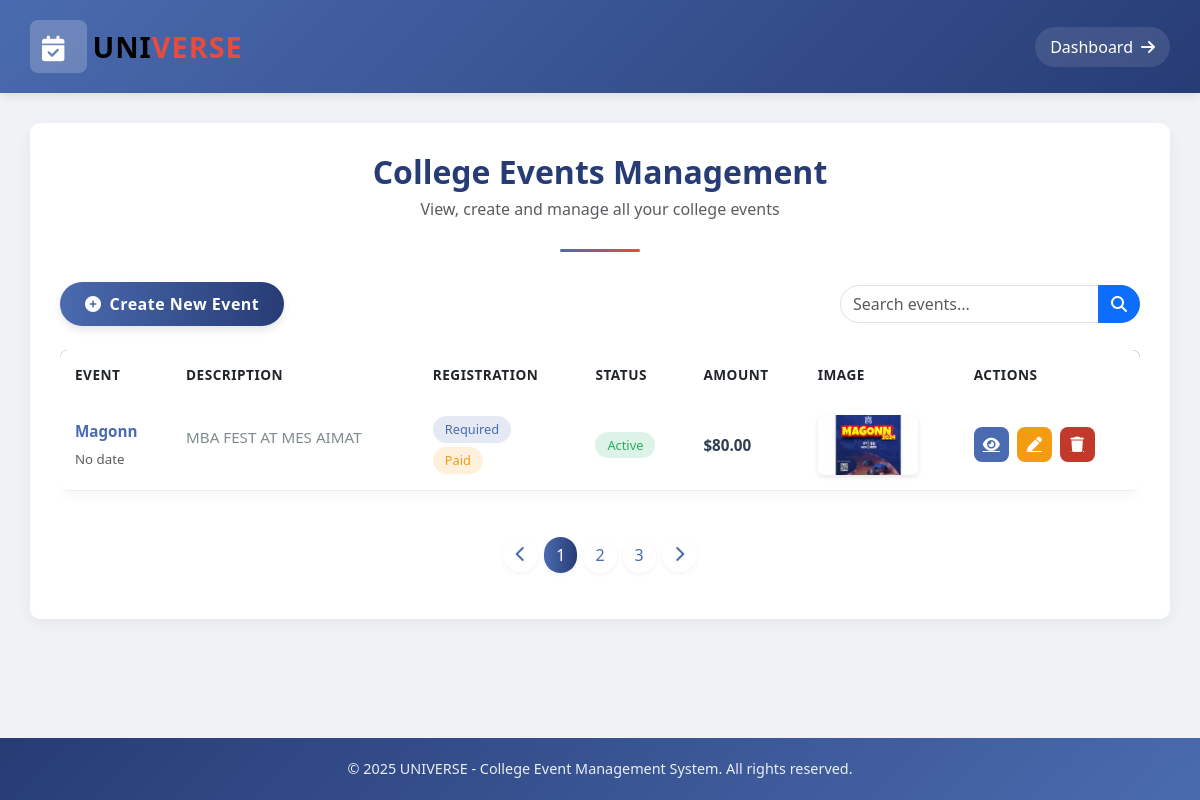
Page /College/events/ (signed in) on the committed database.
### College/models.py (models this page shows, shortened)
class Event(models.Model):
    college = models.ForeignKey(College, on_delete=models.CASCADE)  # Link to College
    title = models.CharField(max_length=200)  # Event title
    description = models.TextField()  # Event description
    created_at = models.DateTimeField(default=now)  # Timestamp of event creation
    image = models.ImageField(upload_to="events/", blank=True, null=True)  # Optional event image
    is_active = models.BooleanField(default=True)  # Whether event is active or archived
    likes = models.PositiveIntegerField(default=0)  # Number of likes on the event post
    is_registration_required = models.BooleanField(default=False)  # Whether registration is required for the event
    is_registration_free = models.BooleanField(default=True)  # Whether registration is free
    registration_fee = models.DecimalField(max_digits=10, decimal_places=2, null=True, blank=True)  # Registration Fee

### College/views.py (the view)
# urls.py: path('events/',views. college_events, name='college_events'),
def college_events(request):
    college_id = request.session.get("col")
    if not college_id:
        return redirect("Student:login")
    events = Event.objects.filter(college_id=college_id)
    return render(request, "College/College_events.html", {"events": events})

### College/templates/College/College_events.html (shortened to what this page needs)
<!DOCTYPE html>
<html lang="en">
<head>
    <link href="https://cdn.jsdelivr.net/npm/bootstrap@5.3.0-alpha1/dist/css/bootstrap.min.css" rel="stylesheet">
    <link rel="stylesheet" href="https://cdnjs.cloudflare.com/ajax/libs/font-awesome/6.0.0-beta3/css/all.min.css">
    <link rel="stylesheet" href="https://cdnjs.cloudflare.com/ajax/libs/font-awesome/6.4.0/css/all.min.css">
</head>
<body>
    <nav class="navbar">
        <div class="navbar-brand">
            <span class="navbar-logo"><i class="fas fa-calendar-check"></i></span>
            UNI<span class="logo-accent">VERSE</span>
        </div>
        <a href="{% url 'College:college_home' %}" class="home-link">
            <span>Dashboard</span>
            <i class="fas fa-arrow-right"></i>
        </a>
    </nav>
    <div class="container main-container">
        <div class="page-header">
            <h2 class="page-title">College Events Management</h2>
            <p class="text-muted">View, create and manage all your college events</p>
        </div>
        <div class="d-flex justify-content-between align-items-center mb-4">
            <a href="{% url 'College:create_event' %}" class="btn btn-create">
                <i class="fas fa-plus-circle"></i>
                Create New Event
            </a>
            <div class="input-group" style="max-width: 300px;">
                <input type="text" class="form-control" placeholder="Search events..." style="border-radius: 20px 0 0 20px;">
                <button class="btn btn-primary" style="border-radius: 0 20px 20px 0;"><i class="fas fa-search"></i></button>
            </div>
        </div>
        <div class="table-responsive">
            <table class="table events-table">
                <thead>
                    <tr>
                        <th>Event</th>
                        <th>Description</th>
                        <th>Registration</th>
                        <th>Status</th>
                        <th>Amount</th>
                        <th>Image</th>
                        <th>Actions</th>
                    </tr>
                </thead>
                <tbody>
                    {% for event in events %}
                    <tr>
                        <td>
                            <span class="event-title">{{ event.title }}</span>
                            <small class="text-muted">{{ event.date|default:"No date" }}</small>
                        </td>
                        <td>
                            <p class="event-description">{{ event.description }}</p>
                        </td>
                        <td>
                            {% if event.is_registration_required %}
                                <span class="badge badge-primary">Required</span>
                            {% else %}
                                <span class="badge badge-secondary">Not Required</span>
                            {% endif %}
                            <div class="mt-1">
                                {% if event.is_registration_free %}
                                    <span class="badge badge-success">Free</span>
                                {% else %}
                                    <span class="badge badge-warning">Paid</span>
                                {% endif %}
                            </div>
                        </td>
                        <td>
                            {% if event.is_active %}
                                <span class="badge badge-success">Active</span>
                            {% else %}
                                <span class="badge badge-secondary">Inactive</span>
                            {% endif %}
                        </td>
                        <td>
                            <span class="event-amount">
                                {% if event.is_registration_free %}
                                    Free
                                {% else %}
                                    ${{ event.registration_fee }}
                                {% endif %}
                            </span>
                        </td>
                        <td>
                            {% if event.image %}
                                <img src="{{ event.image.url }}" alt="{{ event.title }}" class="event-image">
                            {% else %}
                                <div class="text-center text-muted">
                                    <i class="fas fa-image"></i>
                                    <small>No image</small>
                                </div>
                            {% endif %}
                        </td>
                        <td>
                            <div class="btn-actions">
                                <a href="#" class="btn-action btn-view" title="View Details">
                                    <i class="fas fa-eye"></i>
                                </a>
                                <a href="{% url 'College:edit_event' event.id %}" class="btn-action btn-edit" title="Edit Event">
                                    <i class="fas fa-pen"></i>
                                </a>
                                <a href="{% url 'College:delete_event' event.id %}" class="btn-action btn-delete" title="Delete Event" onclick="return confirm('Are you sure you want to delete this event?');">
                                    <i class="fas fa-trash"></i>
                                </a>
                            </div>
                        </td>
                    </tr>
                    {% endfor %}
                </tbody>
            </table>
        </div>
        <div class="pagination-container">
            <nav aria-label="Page navigation example">
                <ul class="pagination">
                    <li class="page-item">
                        <a class="page-link" href="#" aria-label="Previous">
                            <i class="fas fa-chevron-left"></i>
                        </a>
                    </li>
                    <li class="page-item active"><a class="page-link" href="#">1</a></li>
                    <li class="page-item"><a class="page-link" href="#">2</a></li>
                    <li class="page-item"><a class="page-link" href="#">3</a></li>
                    <li class="page-item">
                        <a class="page-link" href="#" aria-label="Next">
                            <i class="fas fa-chevron-right"></i>
                        </a>
                    </li>
                </ul>
            </nav>
        </div>
    </div>
    <footer class="footer">
        <p>&copy; 2025 UNIVERSE - College Event Management System. All rights reserved.</p>
    </footer>
</body>
</html>

### College/templates/College/College_events.html (style rules this page uses)
:root { --primary: #4a6baf; --secondary: #273c75; --accent: #e74c3c; --light: #f5f6fa; --dark: #2c3e50; --success: #27ae60; --warning: #f39c12; --danger: #c0392b; }
body { font-family: 'Segoe UI', Tahoma, Geneva, Verdana, sans-serif; background-color: #f0f2f5; color: var(--dark); min-height: 100vh; display: flex; flex-direction: column; }
.navbar { background: linear-gradient(135deg, var(--primary), var(--secondary)); color: white; padding: 15px 30px; box-shadow: 0 2px 10px rgba(0, 0, 0, 0.1); }
.navbar-brand { display: flex; align-items: center; font-weight: 700; letter-spacing: 1px; font-size: 1.8rem; }
.navbar-brand i { margin-right: 10px; font-size: 1.6rem; color: #fff; }
.navbar-logo { background: rgba(255, 255, 255, 0.2); padding: 5px 12px; border-radius: 8px; margin-right: 5px; }
.logo-accent { color: #e74c3c; font-weight: 800; }
.home-link { display: flex; align-items: center; gap: 8px; color: white; text-decoration: none; transition: all 0.3s ease; padding: 8px 15px; border-radius: 30px; background-color: rgba(255, 255, 255, 0.1); }
.main-container { background-color: white; border-radius: 10px; box-shadow: 0 5px 15px rgba(0, 0, 0, 0.05); padding: 30px; margin: 30px auto; max-width: 95%; }
.page-header { margin-bottom: 30px; text-align: center; position: relative; padding-bottom: 15px; }
.page-header::after { content: ''; position: absolute; bottom: 0; left: 50%; transform: translateX(-50%); width: 80px; height: 3px; background: linear-gradient(90deg, var(--primary), var(--accent)); border-radius: 3px; }
.page-title { font-weight: 700; color: var(--secondary); margin-bottom: 5px; }
.btn-create { background: linear-gradient(to right, var(--primary), var(--secondary)); border: none; border-radius: 30px; padding: 10px 25px; color: white; font-weight: 600; letter-spacing: 0.5px; display: flex; align-items: center; gap: 8px; transition: all 0.3s ease; box-shadow: 0 4px 8px rgba(0, 0, 0, 0.1); }
.events-table { border-radius: 8px; overflow: hidden; background-color: white; border: none; box-shadow: 0 0 20px rgba(0, 0, 0, 0.05); }
.events-table thead { background: linear-gradient(135deg, var(--primary), var(--secondary)); color: white; }
.events-table th { font-weight: 600; padding: 15px; text-transform: uppercase; font-size: 0.85rem; letter-spacing: 0.5px; border: none; }
.events-table td { padding: 15px; vertical-align: middle; border-bottom: 1px solid #eee; font-size: 0.95rem; }
.event-image { width: 100px; height: 60px; object-fit: cover; border-radius: 6px; box-shadow: 0 2px 5px rgba(0, 0, 0, 0.1); transition: transform 0.3s ease; }
.badge { padding: 7px 12px; border-radius: 30px; font-weight: 500; font-size: 0.8rem; }
.badge-success { background-color: rgba(39, 174, 96, 0.15); color: var(--success); }
.badge-primary { background-color: rgba(74, 107, 175, 0.15); color: var(--primary); }
.badge-warning { background-color: rgba(243, 156, 18, 0.15); color: var(--warning); }
.event-title { font-weight: 600; color: var(--primary); display: block; margin-bottom: 4px; }
.event-amount { font-weight: 700; color: var(--dark); }
.event-description { color: #7f8c8d; display: -webkit-box; -webkit-line-clamp: 2; -webkit-box-orient: vertical; overflow: hidden; text-overflow: ellipsis; max-width: 250px; }
.btn-actions { display: flex; gap: 8px; }
.btn-action { border: none; width: 35px; height: 35px; border-radius: 8px; display: flex; align-items: center; justify-content: center; transition: all 0.3s ease; color: white; }
.btn-edit { background-color: var(--warning); }
.btn-delete { background-color: var(--danger); }
.btn-view { background-color: var(--primary); }
.footer { background: linear-gradient(135deg, var(--secondary), var(--primary)); color: white; text-align: center; padding: 20px; margin-top: auto; }
.footer p { margin: 0; font-size: 0.9rem; opacity: 0.9; }
.main-container { animation: fadeIn 0.5s ease forwards; }
.pagination-container { display: flex; justify-content: center; margin-top: 30px; }
.pagination .page-item .page-link { color: var(--primary); border-radius: 30px; margin: 0 3px; border: none; box-shadow: 0 2px 5px rgba(0, 0, 0, 0.05); }
.pagination .page-item.active .page-link { background: linear-gradient(to right, var(--primary), var(--secondary)); color: white; }
.pagination .page-item:first-child .page-link, .pagination .page-item:last-child .page-link { width: 35px; height: 35px; display: flex; align-items: center; justify-content: center; }

### rows in the picture
Event: title "Magonn", date "No date", description "MBA FEST AT MES AIMAT", is_registration_required "Required", is_registration_free "Paid", is_active "Active", registration_fee "80.00", image (picture)
